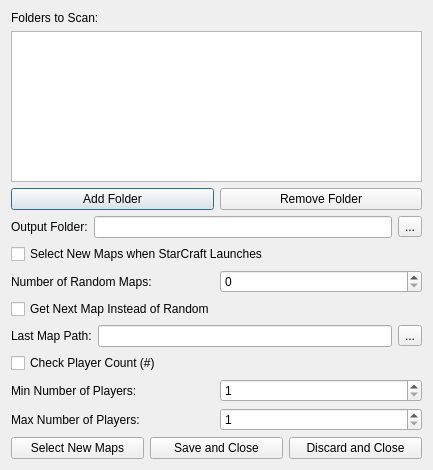
<?xml version="1.0" encoding="UTF-8"?>
<ui version="4.0">
 <class>Main_Window</class>
 <widget class="QDialog" name="Main_Window">
  <property name="geometry">
   <rect>
    <x>0</x>
    <y>0</y>
    <width>433</width>
    <height>470</height>
   </rect>
  </property>
  <property name="windowTitle">
   <string>StarCraft RMS</string>
  </property>
  <property name="windowIcon">
   <iconset>
    <normaloff>../RMS.ico</normaloff>../RMS.ico</iconset>
  </property>
  <layout class="QVBoxLayout" name="verticalLayout">
   <item>
    <layout class="QVBoxLayout" name="layoutFoldersToScan">
     <item>
      <widget class="QLabel" name="lblFoldersToScan">
       <property name="text">
        <string>Folders to Scan:</string>
       </property>
      </widget>
     </item>
     <item>
      <widget class="QListWidget" name="listFoldersToScan">
       <property name="dragEnabled">
        <bool>false</bool>
       </property>
       <property name="dragDropOverwriteMode">
        <bool>false</bool>
       </property>
       <property name="dragDropMode">
        <enum>QAbstractItemView::NoDragDrop</enum>
       </property>
       <property name="selectionMode">
        <enum>QAbstractItemView::MultiSelection</enum>
       </property>
       <property name="sortingEnabled">
        <bool>true</bool>
       </property>
      </widget>
     </item>
     <item>
      <layout class="QHBoxLayout" name="layoutFolderAddRemove">
       <item>
        <widget class="QPushButton" name="btnAddFolder">
         <property name="text">
          <string>Add Folder</string>
         </property>
        </widget>
       </item>
       <item>
        <widget class="QPushButton" name="btnRemove">
         <property name="text">
          <string>Remove Folder</string>
         </property>
        </widget>
       </item>
      </layout>
     </item>
    </layout>
   </item>
   <item>
    <layout class="QHBoxLayout" name="layoutOutputFolder">
     <item>
      <widget class="QLabel" name="lblOutputFolder">
       <property name="text">
        <string>Output Folder:</string>
       </property>
      </widget>
     </item>
     <item>
      <widget class="QLineEdit" name="leOutputFolder"/>
     </item>
     <item>
      <widget class="QToolButton" name="btnOutputFolder">
       <property name="text">
        <string>...</string>
       </property>
      </widget>
     </item>
    </layout>
   </item>
   <item>
    <widget class="QCheckBox" name="cbSelectNewMapsWhenStarCraftLaunches">
     <property name="text">
      <string>Select New Maps when StarCraft Launches</string>
     </property>
    </widget>
   </item>
   <item>
    <layout class="QHBoxLayout" name="layoutNumberOfRandomMaps">
     <item>
      <widget class="QLabel" name="lblNumberOfRandomMaps">
       <property name="text">
        <string>Number of Random Maps:</string>
       </property>
      </widget>
     </item>
     <item>
      <widget class="QSpinBox" name="sbNumberOfRandomMaps">
       <property name="maximum">
        <number>20</number>
       </property>
      </widget>
     </item>
    </layout>
   </item>
   <item>
    <widget class="QCheckBox" name="cbGetNextMapInsteadOfRandom">
     <property name="text">
      <string>Get Next Map Instead of Random</string>
     </property>
    </widget>
   </item>
   <item>
    <layout class="QHBoxLayout" name="layoutLastMapPath">
     <item>
      <widget class="QLabel" name="lblLastMapPath">
       <property name="text">
        <string>Last Map Path:</string>
       </property>
      </widget>
     </item>
     <item>
      <widget class="QLineEdit" name="leLastMapPath"/>
     </item>
     <item>
      <widget class="QToolButton" name="btnLastMapPath">
       <property name="text">
        <string>...</string>
       </property>
      </widget>
     </item>
    </layout>
   </item>
   <item>
    <widget class="QCheckBox" name="cbCheckPlayerCount">
     <property name="text">
      <string>Check Player Count (#)</string>
     </property>
    </widget>
   </item>
   <item>
    <layout class="QHBoxLayout" name="layoutMinNumberOfPlayers">
     <item>
      <widget class="QLabel" name="lblMinNumberOfPlayers">
       <property name="text">
        <string>Min Number of Players:</string>
       </property>
      </widget>
     </item>
     <item>
      <widget class="QSpinBox" name="sbMinNumberOfPlayers">
       <property name="minimum">
        <number>1</number>
       </property>
       <property name="maximum">
        <number>8</number>
       </property>
      </widget>
     </item>
    </layout>
   </item>
   <item>
    <layout class="QHBoxLayout" name="layoutMaxNumberOfPlayers">
     <item>
      <widget class="QLabel" name="lblMaxNumberOfPlayers">
       <property name="text">
        <string>Max Number of Players:</string>
       </property>
      </widget>
     </item>
     <item>
      <widget class="QSpinBox" name="sbMaxNumberOfPlayers">
       <property name="minimum">
        <number>1</number>
       </property>
       <property name="maximum">
        <number>8</number>
       </property>
      </widget>
     </item>
    </layout>
   </item>
   <item>
    <layout class="QHBoxLayout" name="horizontalLayout">
     <item>
      <widget class="QPushButton" name="btnSaveAndRun">
       <property name="text">
        <string>Select New Maps</string>
       </property>
      </widget>
     </item>
     <item>
      <widget class="QPushButton" name="btnSaveAndClose">
       <property name="text">
        <string>Save and Close</string>
       </property>
      </widget>
     </item>
     <item>
      <widget class="QPushButton" name="btnClose">
       <property name="text">
        <string>Discard and Close</string>
       </property>
      </widget>
     </item>
    </layout>
   </item>
  </layout>
 </widget>
 <resources/>
 <connections/>
</ui>
